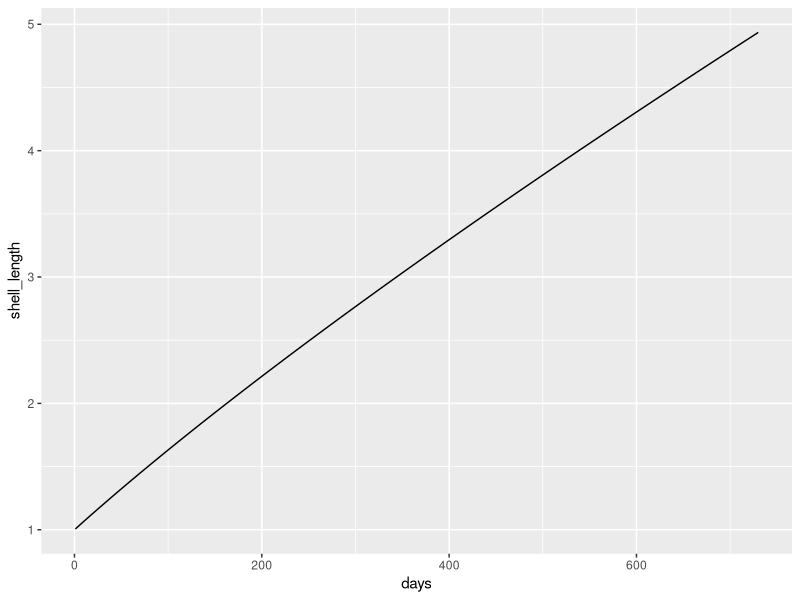
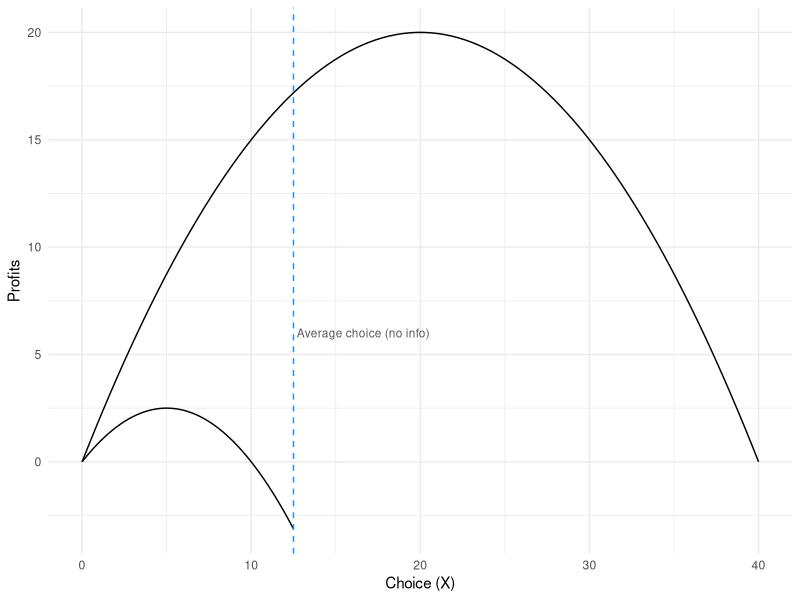

Reproduce these figures in R, in order.
## ---- chunk 1
knitr::opts_chunk$set(echo = TRUE)

library(tidyverse)
## ---- chunk 2
#Net energy balance function for C. gigas (intitally only considering CHL - i.e., without taking into account POM and POC and, therefore, REMORG, EREM, and NIRREMORG)

net_energy_balance <- function(CHL, NIRREMORG = 0, EREM = 0, TEMP, WE = 1, WS = 1, MNEA = 1350) {
  
  selorg = (CHL*50)/0.38
  nirselorg = (-0.33+(4.11*selorg)) #check table 2 --> TEF and (WE/WS)^0.62
  nea = (((nirselorg*23.5)+(NIRREMORG*0.15*EREM))*0.8*24)
  cr = 0.32+(0.323*TEMP)+(-.011*(TEMP)^2)
  tef = cr/(0.32+(0.323*15)+(-.011*(15)^2)) #check table 2 and check TEM (p.242)!!
  mhl = 4.005*tef*((WE/WS)^0.72) #we/ws???
  thl = mhl + (0.23*nea)
  ON = 10 + (((200-10)/MNEA)*nea)
  el = (((thl/14.06)/16)/ON)*14*1000*24
  neb = nea-thl-(el*0.02428)
  
  
  return(neb)
}

net_energy_balance(CHL =0.002, TEMP = 12)
net_energy_balance(CHL =0, TEMP = 12)

#CHL in mg/l!

#I'll try to incorporate the other equatins and the dynamics. Once is working I'll copy it in an RScrip, annotate and put it into a subdirectory called R (as if we were going to create a package - thing that we can easily do if it works).

## ---- chunk 3
#Shell length equation:

net_energy_balance(CHL =0.004, TEMP = 12)

shell_length <- function(initial_length, neb, days, MTA = 0.76, ECS = 0.161, a = 2.767, b = 0.827) {
  time = days/365
  initial_DSW = (initial_length/a)^(1/b)
  SG = (1-MTA)*neb
  total_shell_energy = SG*time
  DSW = initial_DSW + (SG/(ECS*1000)*time)
  SL = a*DSW^b
  return(SL)
}



shell_length(1, 577.3028, 100)


days<- seq(1, 730, length.out=730)

shell_df <- data.frame(initial_length = 1, neb = 577.3028, days = days, shell_length = NA)

shell_df$shell_length <- shell_length(shell_df$initial_length, shell_df$neb, shell_df$days)

ggplot(data = shell_df, aes(x= days, y = shell_length))+
  geom_line()

# Need to add the restriction variable: Effects of Shellfish Size!

## ---- chunk 4
shell_length_neb <- function(initial_length, CHL, TEMP, days, MTA = 0.76, ECS = 0.161, a = 2.767, b = 0.827,NIRREMORG = 0, EREM = 0, WE = 1, WS = 1, MNEA = 1350) {
  selorg = (CHL*50)/0.38
  nirselorg = (-0.33+(4.11*selorg)) #check table 2 --> TEF and (WE/WS)^0.62
  nea = (((nirselorg*23.5)+(NIRREMORG*0.15*EREM))*0.8*24)
  cr = 0.32+(0.323*TEMP)+(-.011*(TEMP)^2)
  tef = cr/(0.32+(0.323*15)+(-.011*(15)^2)) #check table 2 and check TEM (p.242)!!
  mhl = 4.005*tef*((WE/WS)^0.72) #we/ws???
  thl = mhl + (0.23*nea)
  ON = 10 + (((200-10)/MNEA)*nea)
  el = (((thl/14.06)/16)/ON)*14*1000*24
  neb = nea-thl-(el*0.02428)
  time = days/365
  initial_DSW = (initial_length/a)^(1/b)
  SG = (1-MTA)*neb
  total_shell_energy = SG*time
  DSW = initial_DSW + (SG/(ECS*1000)*time)
  SL = a*DSW^b
  return(SL)
}

shell_length_neb(1, 0.004, 12, 600)

## ---- chunk 5
# Value of information example:

profits = function(E,X, a=1, b=0.1)
{
  profits = a*E*X - b*(X^2)/E
  return(profits)
}

# a = 1
# b = .1
# Elo = 1
# Ehi = 2


# X is the choice (like stocking density)
# E is the environmental variable (like temperature) -- use values around 1 or 2
# Try to find the value of information for this example!



E_norm <- rnorm(mean = 1.5, sd = 0.3, n = 100)
X_lo <- seq(0, 12.5, length.out=100)
X_hi <- seq(0, 40, length.out=100)
X_norm<- seq(0, 22.5, length.out=100)

profits_lo_df <- data.frame(E_lo = 1, X_lo = X_lo, profits = NA)
profits_hi_df <- data.frame(E_hi = 2, X_hi = X_hi, profits = NA)
profits_norm_df <- data.frame(E_norm = E_norm, X_norm = X_norm, profits = NA)

profits_lo_df$profits <- profits(profits_lo_df$E_lo, profits_lo_df$X_lo)
profits_hi_df$profits <- profits(profits_hi_df$E_hi, profits_hi_df$X_hi)
profits_norm_df$profits <- profits(profits_norm_df$E_norm, profits_norm_df$X_norm)

ggplot()+
  geom_line(data = profits_lo_df, aes(x= X_lo, y=profits))+
  geom_line(data = profits_hi_df, aes(x= X_hi, y=profits))+
  theme_minimal() +
  geom_text(aes(x = 12.7,y = 6, label= "Average choice (no info)", hjust = 0), size = 3, color = "gray34")+
  geom_vline(aes(xintercept = 12.5),linetype = "dashed", color = "dodgerblue1")+
  labs(x = "Choice (X)",
       y = "Profits")


## Profits of optimal info:
# Optimal X_lo = 5: TT=2.5
optimal_lo <- profits(E=1, X=5)
#Optimal X_hi = 20: TT=20
optimal_hi <- profits(E=2, X=20)

#Average X E_lo:
not_optimal_lo <- profits(E=1, X=12.5)
#Average X E_hi:
not_optimal_hi <- profits(E=2, X=12.5)


# prob E_lo = 0.5
p_lo <- 0.5
# prob E_hi = 0.5
p_hi <- 0.5


#Profits optimal: 
profits_optimal <- p_lo*optimal_lo + p_hi*optimal_hi

#Profits NOT optimal: 
profits_not_optimal <- p_lo*not_optimal_lo + p_hi*not_optimal_hi

# Value of information:
value_info <- profits_optimal - profits_not_optimal

value_info

## ---- chunk 6

#maximum profit if temperature was correct
max_profit <- max(profits_hi_df$profits) + max(profits_lo_df$profits)

#farmer guesses env. variable will be around 5
guess_profit_high <- profits_hi_df %>% 
                  slice(which.min(abs(X_hi - 5)))
guess_profit_low <- profits_lo_df %>% 
                  slice(which.min(abs(X_lo - 5)))

#total profit from guessing
guess_profit <- guess_profit_high$profits + guess_profit_low$profits

#difference between max and guess profit -- value of information
value_of_information <- max_profit - guess_profit

